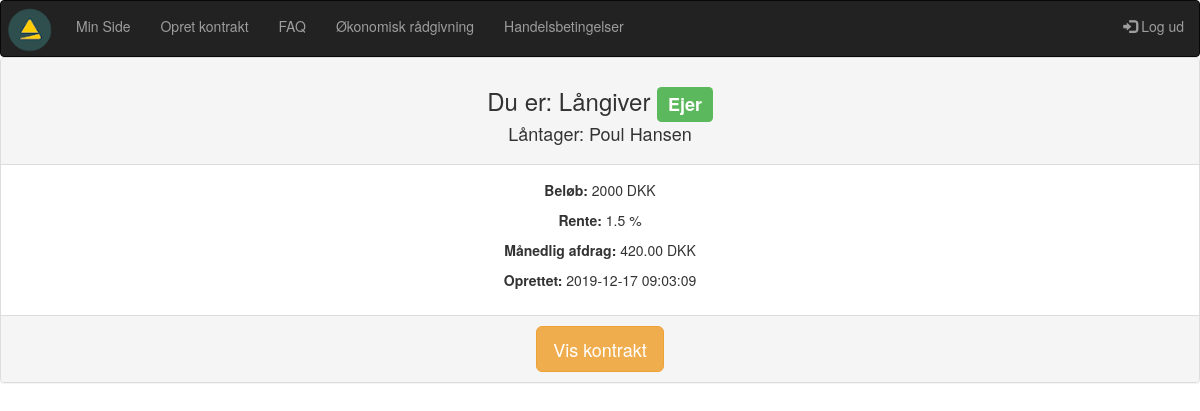
Page /klar.php (signed in) on the committed database.
### tables this page shows
CREATE TABLE `kontrakt` (
  `kontrakt_id` int(10) NOT NULL,
  `oprettetaf` int(10) NOT NULL,
  `laangiver_user_id` int(10) NOT NULL,
  `laantager_user_id` int(10) NOT NULL,
  `kontraktbrud_id` tinyint(4) NOT NULL,
  `rente_id` tinyint(4) NOT NULL,
  `beloeb_id` tinyint(4) NOT NULL,
  `bindingsperiode_id` tinyint(4) NOT NULL,
  `maanedlig_afdrag` float(15,10) NOT NULL,
  `laangiver_underskrift_id` varchar(40) DEFAULT NULL,
  `reg_underskrift_1` timestamp NULL DEFAULT NULL,
  `laantager_underskrift_id` varchar(40) DEFAULT NULL,
  `reg_underskrift_2` timestamp NULL DEFAULT NULL,
  `gebyr_id` tinyint(4) NOT NULL,
  `reg` datetime NOT NULL DEFAULT current_timestamp(),
  `value` int(11) DEFAULT 1
);

CREATE TABLE `users` (
  `user_id` int(10) NOT NULL,
  `fornavn` varchar(40) NOT NULL,
  `efternavn` varchar(40) NOT NULL,
  `mobil` int(12) NOT NULL,
  `mail` varchar(80) NOT NULL,
  `password` varchar(200) NOT NULL
);

CREATE TABLE `beloeb` (
  `beloeb_id` tinyint(4) NOT NULL,
  `beloeb` int(10) NOT NULL,
  `enhed_key` varchar(11) NOT NULL DEFAULT '1'
);

CREATE TABLE `rente` (
  `rente_id` tinyint(4) NOT NULL,
  `rente` float NOT NULL,
  `enhed_key` varchar(11) NOT NULL DEFAULT '2'
);

CREATE TABLE `enhedstabel` (
  `enhed_key` tinyint(4) NOT NULL,
  `enhed` varchar(11) NOT NULL
);

### klar.php (the view, shortened to what this page needs)
<?
require_once("includes/header.php");
$user_id = $_SESSION['user_id'];
$query = "SELECT * FROM kontrakt , users WHERE (laangiver_user_id = '$user_id' OR laantager_user_id = '$user_id') AND value = '2' GROUP BY kontrakt_id";
$result = mysqli_query($con, $query);
if (!$result) die(mysqli_error($con));
else {
	$rows =mysqli_num_rows($result);
	if ($rows > 0) {
		while($row = mysqli_fetch_assoc($result)) {
			$kontrakt_id = $row['kontrakt_id'];
			$oprettetaf = $row['oprettetaf'];
			$laangiver_user_id = $row['laangiver_user_id'];
			$laantager_user_id = $row['laantager_user_id'];
			$laangiver_underskrift_id = $row['laangiver_underskrift_id'];
			$laantager_underskrift_id = $row['laantager_underskrift_id'];
			$kontraktbrud_id = $row['kontraktbrud_id'];
			$rente_id = $row['rente_id'];
			$beloeb_id = $row['beloeb_id'];
			$maanedlig_ad = $row['maanedlig_afdrag'];
            $maanedlig_afdrag = number_format(round($maanedlig_ad, 2), 2);
			$reg = $row['reg'];
			$querylog = "SELECT user_id, mail, fornavn, efternavn, mobil FROM users WHERE user_id = '$user_id'";
			$resultlog = mysqli_query($con, $querylog);
			$rowslog = mysqli_num_rows($resultlog);
			if($rowslog > 0) {
				while($rowlog = mysqli_fetch_assoc($resultlog)) {
					$user_idlog = $rowlog['user_id'];
								}
							}
					if ($user_idlog == $oprettetaf) {
						$owner = 'Yes';
					}
					else if($user_idlog != $oprettetaf) {
						$owner = 'No';
					}
					if ($user_idlog == $laangiver_user_id) {
						$role = 'giver';
						$counterpart = $laantager_user_id;
					}
					else {
						$role = 'receiver';
						$counterpart = $laangiver_user_id;
					}
				$queryc = "SELECT * FROM users WHERE user_id = '$counterpart'";
				$resultc = mysqli_query($con, $queryc);
				$rowsc = mysqli_num_rows($resultc);
				if($rowsc > 0) {
					while($rowc = mysqli_fetch_assoc($resultc)) {
						$fornavnc = $rowc['fornavn'];
						$efternavnc = $rowc['efternavn'];
					}
					}
			$querybeloeb = "SELECT * FROM beloeb WHERE beloeb_id = '$beloeb_id'";
            $resultb = mysqli_query($con, $querybeloeb);
			if (!$resultb) die(mysqli_error($con));
			else {
				$rowsb = mysqli_num_rows($resultb);
				if ($rowsb > 0) {
					while($rowb = mysqli_fetch_assoc($resultb)) {
						$beloebValue = $rowb['beloeb'];
					}
				}
				$queryk = "SELECT * FROM kontraktbrud WHERE kontraktbrud_id = '$kontraktbrud_id'";
				$resultk = mysqli_query($con, $queryk);
				if (!$resultk) die(mysqli_error($con));
				else {
					$queryr = "SELECT * FROM rente WHERE rente_id = '$rente_id'";
					$resultr = mysqli_query($con, $queryr);
					if (!$resultr) die(mysqli_query($con, $queryr));
					else {
						$rows = mysqli_num_rows($resultr);
						if ($rows > 0) {
							while($rowr = mysqli_fetch_assoc($resultr)) {
								$rente = $rowr['rente'];
								$enhed_key = $rowr['enhed_key'];
								$unitr = "SELECT * FROM enhedstabel WHERE enhed_key = '$enhed_key'";
								$resun = mysqli_query($con, $unitr);
								if (!$resun) die(mysqli_error($con, $unitr));
								else {
									$key = mysqli_fetch_assoc($resun);
									$enhedrente = $key['enhed'];
								}
							}
						}
					}
					if ($role == 'giver') {
						$panelhead = 'Låntager';
					}
					else {
						$panelhead = "Långiver";
					}
					if ($owner == 'Yes') {
						$badge = "<span class='label label-success'>Ejer</span>";
					}
					else if ($owner == 'No') {
						$badge = "<span></span>";
					}
if(($owner == 'Yes' && $laangiver_underskrift_id == '2' && $laantager_underskrift_id == '1') || ($owner == 'Yes' && $laantager_underskrift_id == '2' && $laangiver_underskrift_id == '1')) {
			echo '<div class="panel panel-default text-center">';
					echo '<div class="panel-heading">';
					echo "<h3>Du er: " . $panelhead . ' ' . $badge . "</h3>";
					if(($role == 'giver' && $owner == 'Yes') || ($role == 'giver' && $owner == 'No')) {
					echo '<h4>Långiver: ' . $fornavnc . ' ' .$efternavnc . "</h4>";
					}
					else if (($role == 'receiver' && $owner == 'Yes') || ($role == 'receiver' && $owner == 'No')) {
						echo "<h4>Låntager: " . $fornavnc . ' ' . $efternavnc . "</h4>";
					}
					echo '</div>';
                    echo '<div class="panel-body">';
                    echo '<p><strong>Beløb: </strong>' . $beloebValue . ' DKK</p>';
                    echo '<p><strong>Rente: </strong>' . $rente . ' ' . $enhedrente . '</p>';
                    echo '<p><strong>Månedlig afdrag: </strong>'. $maanedlig_afdrag . ' DKK</p>';
                    echo '<p><strong>Oprettet: </strong>' . $reg . '</p>';
                    echo '</div>';
                    echo '<div class="panel-footer">';
					echo '<a href="viskontrakt.php?kontrakt_id2=' . $kontrakt_id . '"><button class="btn btn-warning btn-lg">Vis kontrakt</button></a>';
                    echo '</div>';
					echo '</div>';
} else {}
			}
				}
			}
	}
}
?>

### rows in the picture
kontrakt: laangiver_user.user_id "Långiver", oprettetaf "Ejer", users.fornavn "Poul", users.efternavn "Hansen", beloeb.beloeb "2000", rente.rente "1.5", enhedstabel.enhed "%", maanedlig_afdrag "420.00", reg "2019-12-17 09:03:09"
